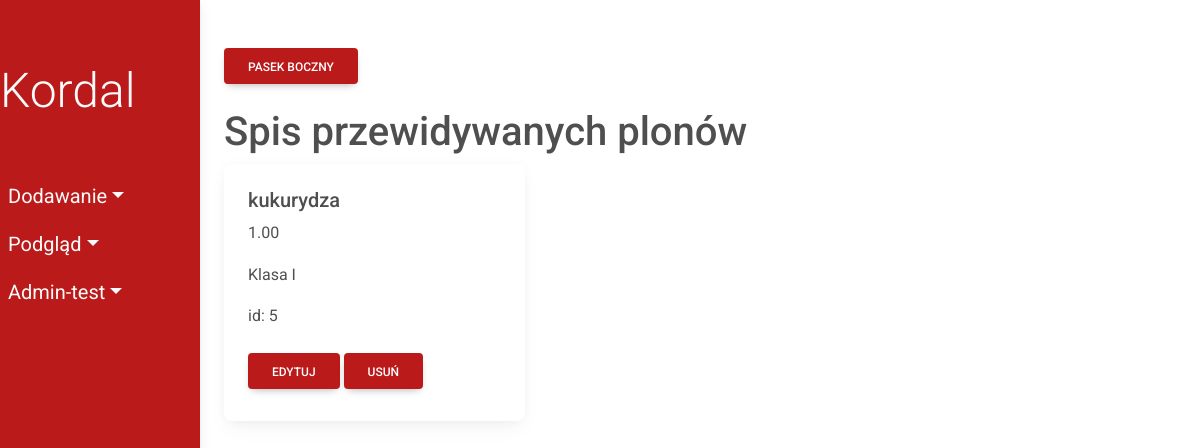
Before: /predicted_crops/ with the older database file.
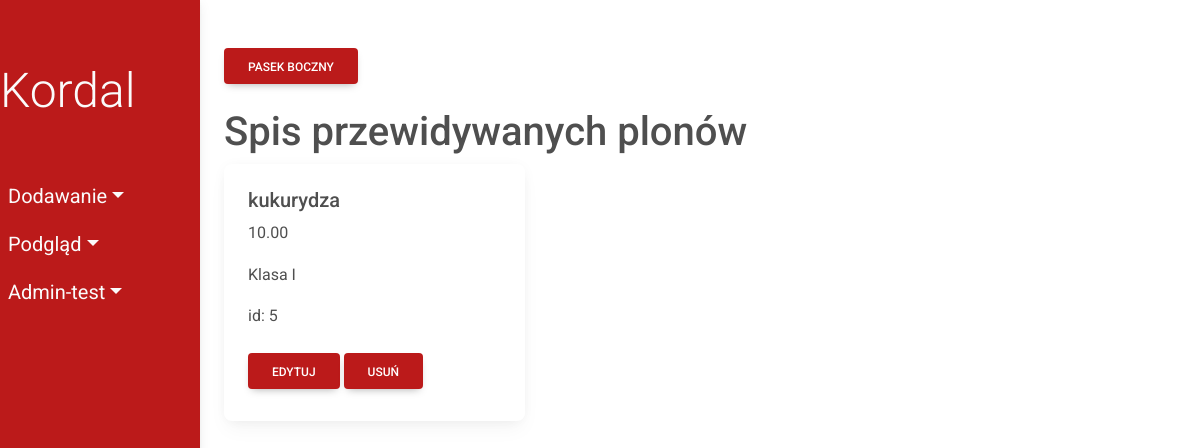
After: the same page with the newer database file.
### fields/models.py (models this page shows)
class PredictedCrop(models.Model):
    plant = models.ForeignKey(Plant, on_delete=models.CASCADE)
    crop_mass = models.DecimalField(max_digits=10, decimal_places=2)
    class_field = models.ForeignKey(
        ClassField, on_delete=models.CASCADE, db_column='class_id')
    class Meta:
        db_table = 'PredictedCrop'

class Plant(models.Model):
    plant_name = models.CharField(max_length=50)
    seed_price = models.DecimalField(max_digits=10, decimal_places=2)
    class Meta:
        db_table = 'Plant'
    def __str__(self):
        return self.plant_name

class ClassField(models.Model):
    class_name = models.CharField(max_length=10)
    class Meta:
        db_table = 'ClassField'
    def __str__(self):
        return self.class_name

### fields/views/viewsPredictedCrop.py (the view)
# urls.py: path('predicted_crops/', viewsPredictedCrop.show_predicted_crops,
def show_predicted_crops(request):
    predicted_crops = PredictedCrop.objects.all()
    return render(request, 'fields/show/predictedCrop.html', {'predicted_crops': predicted_crops})

### fields/templates/fields/show/predictedCrop.html
{% extends 'fields/index.html' %}
      {% block content %}
      <h1>Spis przewidywanych plonów</h1>
      <div class="row">
        {% for predicted_crop in predicted_crops %}
        <div class="col-sm-4">
          <div class="card">
            <div class="card-body">
              <h5 class="card-title">{{ predicted_crop.plant}}</h5>
              <p class="card-text">{{ predicted_crop.crop_mass}}</p>
              <p class="card-text">{{ predicted_crop.class_field}}</p>
              <p class="card-text">id: {{ predicted_crop.id}}</p>
              <a href="update/{{predicted_crop.id}}" class="btn my-2 menu-btn">Edytuj</a>
              <a href="delete/{{predicted_crop.id}}" class="btn my-2 menu-btn">Usuń</a>
            </div>
          </div>
        </div>
        {% endfor %}
      </div>
    {% endblock %}

Changed rows visible on the page:
changed PredictedCrop "kukurydza": crop_mass "1.00" → "10.00"
